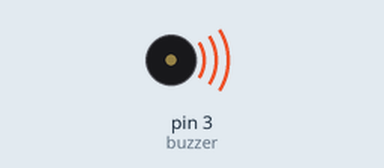
The sketch below on a simulated Arduino Uno, built with avr-gcc and run on an emulated ATmega328P. On the bench: buzzer (waves = sounding).

Above: at 0.12 s.
At 6.37 s:
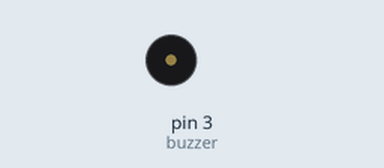
Timing chart, 0 to 6.9 s (numbered marks = the images above):
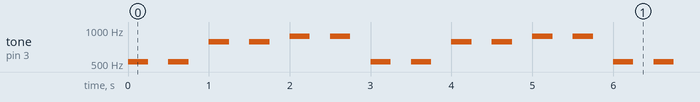

The sketch:

Lesson_5.2.ino
```cpp
// (licence header left out)
//  Lesson 5.2, Musical Programming

#include "Pitches.h"

#define buzzer 3

void setup() {
	Serial.begin(9600);

	pinMode(buzzer, OUTPUT);
}

void loop() {
	// Let's play the first part of "Twinkle Twinkle Little Star"
	tone(buzzer, NOTE_C5, 250);
	delay(500);
	tone(buzzer, NOTE_C5, 250);
	delay(500);
	tone(buzzer, NOTE_G5, 250);
	delay(500);
	tone(buzzer, NOTE_G5, 250);
	delay(500);
	tone(buzzer, NOTE_A5, 250);
	delay(500);
	tone(buzzer, NOTE_A5, 250);
	delay(500);
	tone(buzzer, NOTE_G5, 500);
}
/*********************************************************************************************************************
Permission is hereby granted, free of charge, to any person obtaining a copy of this software and associated documentation files (the "Software"), to deal in the Software without restriction, including without limitation the rights to use, copy, modify, merge, publish, distribute, sublicense, and/or sell copies of the Software, and to permit persons to whom the Software is furnished to do so, subject to the following conditions:

The above copyright notice and this permission notice shall be included in all copies or substantial portions of the Software.
THE SOFTWARE IS PROVIDED "AS IS", WITHOUT WARRANTY OF ANY KIND, EXPRESS OR IMPLIED, INCLUDING BUT NOT LIMITED TO THE WARRANTIES OF MERCHANTABILITY, FITNESS FOR A PARTICULAR PURPOSE AND NONINFRINGEMENT. IN NO EVENT SHALL THE AUTHORS OR COPYRIGHT HOLDERS BE LIABLE FOR ANY CLAIM, DAMAGES OR OTHER LIABILITY, WHETHER IN AN ACTION OF CONTRACT, TORT OR OTHERWISE, ARISING FROM, OUT OF OR IN CONNECTION WITH THE SOFTWARE OR THE USE OR OTHER DEALINGS IN THE SOFTWARE.
'*******************************************************************************************************************/
```

Pitches.h
```cpp
/********************************************************************
  An Introduction to Robot Programming
  Author - Eric Ryan Harrison <me@ericharrison.info>
  http://github.com/SumoRobotLeague/MRK-1/

  Lesson 5.2, Musical Programming - Pitches Library
  Taken from:

  https://www.arduino.cc/en/Tutorial/ToneMelody?action=sourceblock&num=2
********************************************************************/

/*************************************************
 * Public Constants
 *************************************************/

#define NOTE_B0  31
#define NOTE_C1  33
#define NOTE_CS1 35
#define NOTE_D1  37
#define NOTE_DS1 39
#define NOTE_E1  41
#define NOTE_F1  44
#define NOTE_FS1 46
#define NOTE_G1  49
#define NOTE_GS1 52
#define NOTE_A1  55
#define NOTE_AS1 58
#define NOTE_B1  62
#define NOTE_C2  65
#define NOTE_CS2 69
#define NOTE_D2  73
#define NOTE_DS2 78
#define NOTE_E2  82
#define NOTE_F2  87
#define NOTE_FS2 93
#define NOTE_G2  98
#define NOTE_GS2 104
#define NOTE_A2  110
#define NOTE_AS2 117
#define NOTE_B2  123
#define NOTE_C3  131
#define NOTE_CS3 139
#define NOTE_D3  147
#define NOTE_DS3 156
#define NOTE_E3  165
#define NOTE_F3  175
#define NOTE_FS3 185
#define NOTE_G3  196
#define NOTE_GS3 208
#define NOTE_A3  220
#define NOTE_AS3 233
#define NOTE_B3  247
#define NOTE_C4  262
#define NOTE_CS4 277
#define NOTE_D4  294
#define NOTE_DS4 311
#define NOTE_E4  330
#define NOTE_F4  349
#define NOTE_FS4 370
#define NOTE_G4  392
#define NOTE_GS4 415
#define NOTE_A4  440
#define NOTE_AS4 466
#define NOTE_B4  494
#define NOTE_C5  523
#define NOTE_CS5 554
#define NOTE_D5  587
#define NOTE_DS5 622
#define NOTE_E5  659
#define NOTE_F5  698
#define NOTE_FS5 740
#define NOTE_G5  784
#define NOTE_GS5 831
#define NOTE_A5  880
#define NOTE_AS5 932
#define NOTE_B5  988
#define NOTE_C6  1047
#define NOTE_CS6 1109
#define NOTE_D6  1175
#define NOTE_DS6 1245
#define NOTE_E6  1319
#define NOTE_F6  1397
#define NOTE_FS6 1480
#define NOTE_G6  1568
#define NOTE_GS6 1661
#define NOTE_A6  1760
#define NOTE_AS6 1865
#define NOTE_B6  1976
#define NOTE_C7  2093
#define NOTE_CS7 2217
#define NOTE_D7  2349
#define NOTE_DS7 2489
#define NOTE_E7  2637
#define NOTE_F7  2794
#define NOTE_FS7 2960
#define NOTE_G7  3136
#define NOTE_GS7 3322
#define NOTE_A7  3520
#define NOTE_AS7 3729
#define NOTE_B7  3951
#define NOTE_C8  4186
#define NOTE_CS8 4435
#define NOTE_D8  4699
#define NOTE_DS8 4978
```

Measured:
- by itself, tone on pin 3 (buzzer): repeats every 3.0 s: silent 0.25 s, 523 Hz 0.25 s, 2 × (silent 0.25 s, 784 Hz 0.25 s), 2 × (silent 0.25 s, 880 Hz 0.25 s), silent 0.25 s, 523 Hz 0.25 s
